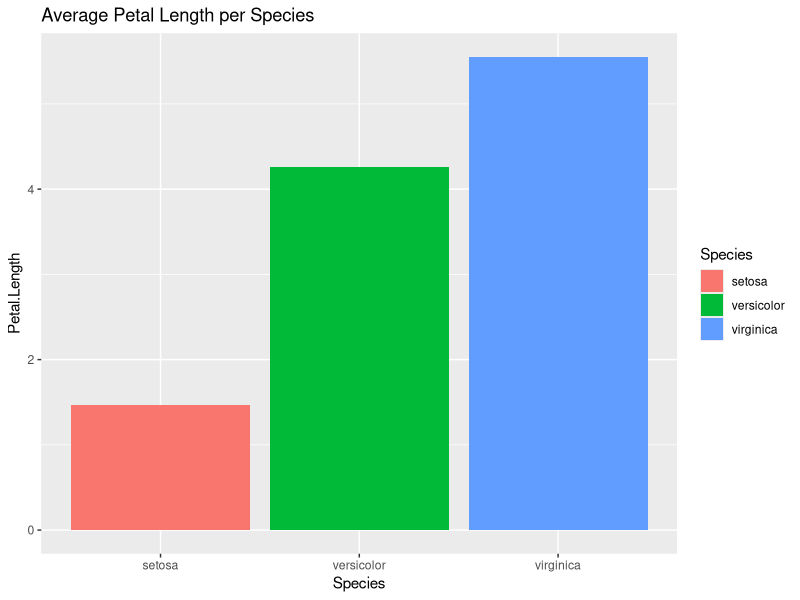

Source code (R):
# data-science-2
data(iris)

# Compute average petal length per species
aggregate(Petal.Length ~ Species, data = iris, mean)

library(ggplot2)

ggplot(iris, aes(x = Species, y = Petal.Length, fill = Species)) +
  stat_summary(fun = mean, geom = "bar") +
  ggtitle("Average Petal Length per Species")
